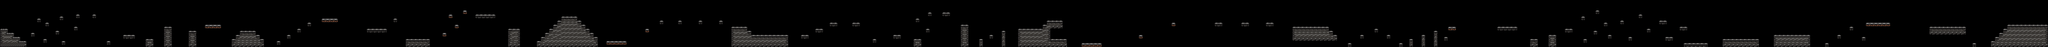

A 2D game scene composited from a Tiled map and its tileset images. What follows is a short description and the map's XML, with each tile layer's data collapsed to a summary:
An orthogonal 1000x23 tile map with 16x16 px tiles, 1 tile layer (ground) and 129 objects (coin, ppe, alcohol, faceshield, mask, ...).

<map version="1.4" tiledversion="1.4.3" orientation="orthogonal" renderorder="right-down" width="1000" height="23" tilewidth="16" tileheight="16" infinite="0" nextlayerid="5" nextobjectid="139">
 <tileset firstgid="1" source="road tiles200t.tsx" />
 <layer id="1" name="ground" width="1000" height="23">
  <data>[23000 cells, 677 non-empty, 21 distinct tile ids]</data>
 </layer>
 <objectgroup color="#aa0000" id="2" name="solid" visible="0">
  <properties>
   <property name="collidable" type="bool" value="false" />
  </properties>
  <object id="3" x="2" y="323" width="205" height="43">
   <properties>
    <property name="collidable" type="bool" value="true" />
   </properties>
  </object>
  <object id="7" x="0.5" y="226.5" width="62" height="31">
   <properties>
    <property name="collidable" type="bool" value="true" />
   </properties>
  </object>
  <object id="8" x="1.5" y="257.5" width="109" height="32">
   <properties>
    <property name="collidable" type="bool" value="true" />
   </properties>
  </object>
  <object id="9" x="0.5" y="290.5" width="156" height="28">
   <properties>
    <property name="collidable" type="bool" value="true" />
   </properties>
  </object>
  <object id="10" x="239" y="257" width="33" height="31">
   <properties>
    <property name="collidable" type="bool" value="true" />
   </properties>
  </object>
  <object id="15" x="336.167" y="302.5" width="33" height="31">
   <properties>
    <property name="collidable" type="bool" value="true" />
   </properties>
  </object>
  <object id="16" x="288.833" y="144.5" width="33" height="31">
   <properties>
    <property name="collidable" type="bool" value="true" />
   </properties>
  </object>
  <object id="17" x="352.833" y="177.833" width="33" height="31">
   <properties>
    <property name="collidable" type="bool" value="true" />
   </properties>
  </object>
  <object id="18" x="463.5" y="129.167" width="33" height="31">
   <properties>
    <property name="collidable" type="bool" value="true" />
   </properties>
  </object>
  <object id="19" x="431.5" y="239.833" width="33" height="31">
   <properties>
    <property name="collidable" type="bool" value="true" />
   </properties>
  </object>
  <object id="20" x="478.833" y="321.167" width="33" height="31">
   <properties>
    <property name="collidable" type="bool" value="true" />
   </properties>
  </object>
  <object id="21" x="574.833" y="208.5" width="33" height="31">
   <properties>
    <property name="collidable" type="bool" value="true" />
   </properties>
  </object>
  <object id="22" x="590.833" y="112.5" width="33" height="31">
   <properties>
    <property name="collidable" type="bool" value="true" />
   </properties>
  </object>
  <object id="23" x="718.167" y="113.833" width="33" height="31">
   <properties>
    <property name="collidable" type="bool" value="true" />
   </properties>
  </object>
  <object id="24" x="831.167" y="320.833" width="33" height="31">
   <properties>
    <property name="collidable" type="bool" value="true" />
   </properties>
  </object>
  <object id="25" x="959.833" y="271.833" width="94" height="31">
   <properties>
    <property name="collidable" type="bool" value="true" />
   </properties>
  </object>
  <object id="26" x="1137.83" y="307.167" width="59" height="58">
   <properties>
    <property name="collidable" type="bool" value="true" />
   </properties>
  </object>
  <object id="27" x="1282.17" y="211.5" width="58" height="154">
   <properties>
    <property name="collidable" type="bool" value="true" />
   </properties>
  </object>
  <object id="28" x="1472.83" y="241.833" width="62" height="124">
   <properties>
    <property name="collidable" type="bool" value="true" />
   </properties>
  </object>
  <object id="29" x="1598.17" y="192.5" width="130" height="31">
   <properties>
    <property name="collidable" type="bool" value="true" />
   </properties>
  </object>
  <object id="30" x="1808.5" y="307.833" width="254" height="58">
   <properties>
    <property name="collidable" type="bool" value="true" />
   </properties>
  </object>
  <object id="31" x="1840.83" y="273.833" width="190" height="31">
   <properties>
    <property name="collidable" type="bool" value="true" />
   </properties>
  </object>
  <object id="32" x="1869.83" y="242.167" width="130" height="31">
   <properties>
    <property name="collidable" type="bool" value="true" />
   </properties>
  </object>
  <object id="33" x="2158.17" y="320.833" width="33" height="31">
   <properties>
    <property name="collidable" type="bool" value="true" />
   </properties>
  </object>
  <object id="34" x="2239.5" y="273.167" width="33" height="31">
   <properties>
    <property name="collidable" type="bool" value="true" />
   </properties>
  </object>
  <object id="35" x="2319.17" y="225.167" width="33" height="31">
   <properties>
    <property name="collidable" type="bool" value="true" />
   </properties>
  </object>
  <object id="36" x="2400.83" y="178.167" width="33" height="31">
   <properties>
    <property name="collidable" type="bool" value="true" />
   </properties>
  </object>
  <object id="37" x="2511.5" y="145.833" width="129" height="31">
   <properties>
    <property name="collidable" type="bool" value="true" />
   </properties>
  </object>
  <object id="38" x="2864.5" y="224.167" width="159" height="31">
   <properties>
    <property name="collidable" type="bool" value="true" />
   </properties>
  </object>
  <object id="39" x="3071.17" y="145.5" width="33" height="31">
   <properties>
    <property name="collidable" type="bool" value="true" />
   </properties>
  </object>
  <object id="40" x="3168.83" y="305.833" width="190" height="63">
   <properties>
    <property name="collidable" type="bool" value="true" />
   </properties>
  </object>
  <object id="41" x="3455.83" y="257.833" width="33" height="31">
   <properties>
    <property name="collidable" type="bool" value="true" />
   </properties>
  </object>
  <object id="42" x="3551.83" y="194.5" width="33" height="31">
   <properties>
    <property name="collidable" type="bool" value="true" />
   </properties>
  </object>
  <object id="43" x="3503.17" y="113.5" width="33" height="31">
   <properties>
    <property name="collidable" type="bool" value="true" />
   </properties>
  </object>
  <object id="44" x="3615.5" y="82.1667" width="33" height="31">
   <properties>
    <property name="collidable" type="bool" value="true" />
   </properties>
  </object>
  <object id="45" x="3711.5" y="113.833" width="159" height="31">
   <properties>
    <property name="collidable" type="bool" value="true" />
   </properties>
  </object>
  <object id="46" x="3968.17" y="224.167" width="94" height="144">
   <properties>
    <property name="collidable" type="bool" value="true" />
   </properties>
  </object>
  <object id="47" x="4192.5" y="321.833" width="477" height="46">
   <properties>
    <property name="collidable" type="bool" value="true" />
   </properties>
  </object>
  <object id="48" x="4222.5" y="290.833" width="446" height="31">
   <properties>
    <property name="collidable" type="bool" value="true" />
   </properties>
  </object>
  <object id="49" x="4256.5" y="257.5" width="384" height="31">
   <properties>
    <property name="collidable" type="bool" value="true" />
   </properties>
  </object>
  <object id="50" x="4288.83" y="226.833" width="319" height="31">
   <properties>
    <property name="collidable" type="bool" value="true" />
   </properties>
  </object>
  </objectgroup>
 <objectgroup color="#ffff00" id="3" name="obj" visible="0">
  <!-- 6 objects omitted --></objectgroup>
 <objectgroup color="#aa007f" id="4" name="entity" visible="0">
  <!-- 1 objects omitted --></objectgroup>
</map>
<!-- 88 of 129 objects omitted -->